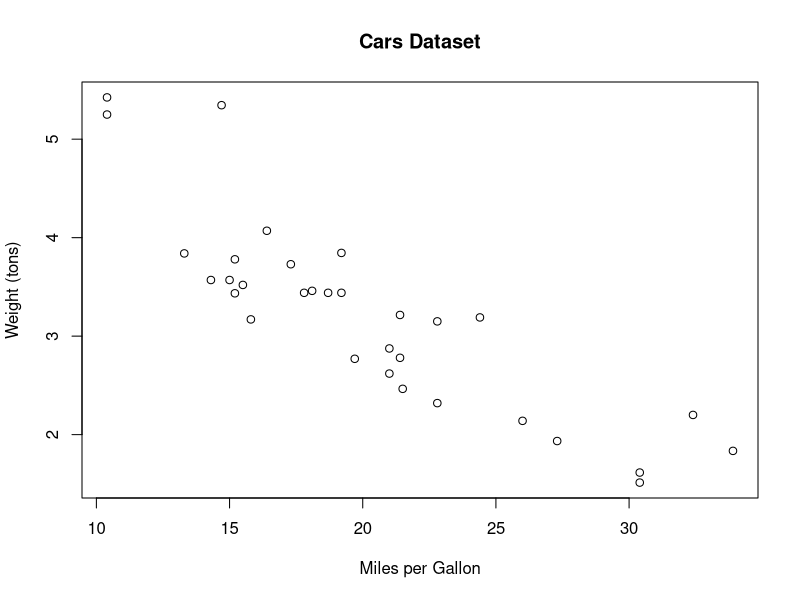

R code for this plot: (Note: this script raises an error after producing the figure.)
## ---- chunk 1
data('mtcars')
head(mtcars)
## ---- chunk 2
class(mtcars)
## ---- chunk 3
dim(mtcars)
nrow(mtcars)
ncol(mtcars)
## ---- chunk 4
colnames(mtcars)
## ---- chunk 5
rownames(mtcars)
## ---- chunk 6
mtcars["mpg"]
## ---- chunk 7
mtcars$mpg
## ---- chunk 8
summary(mtcars)
## ---- chunk 9
plot(x = mtcars$mpg, y = mtcars$wt, xlab = "Miles per Gallon",  ylab = "Weight (tons)", main = "Cars Dataset")
## ---- chunk 10
knitr::include_graphics("images/save_image.png")  
